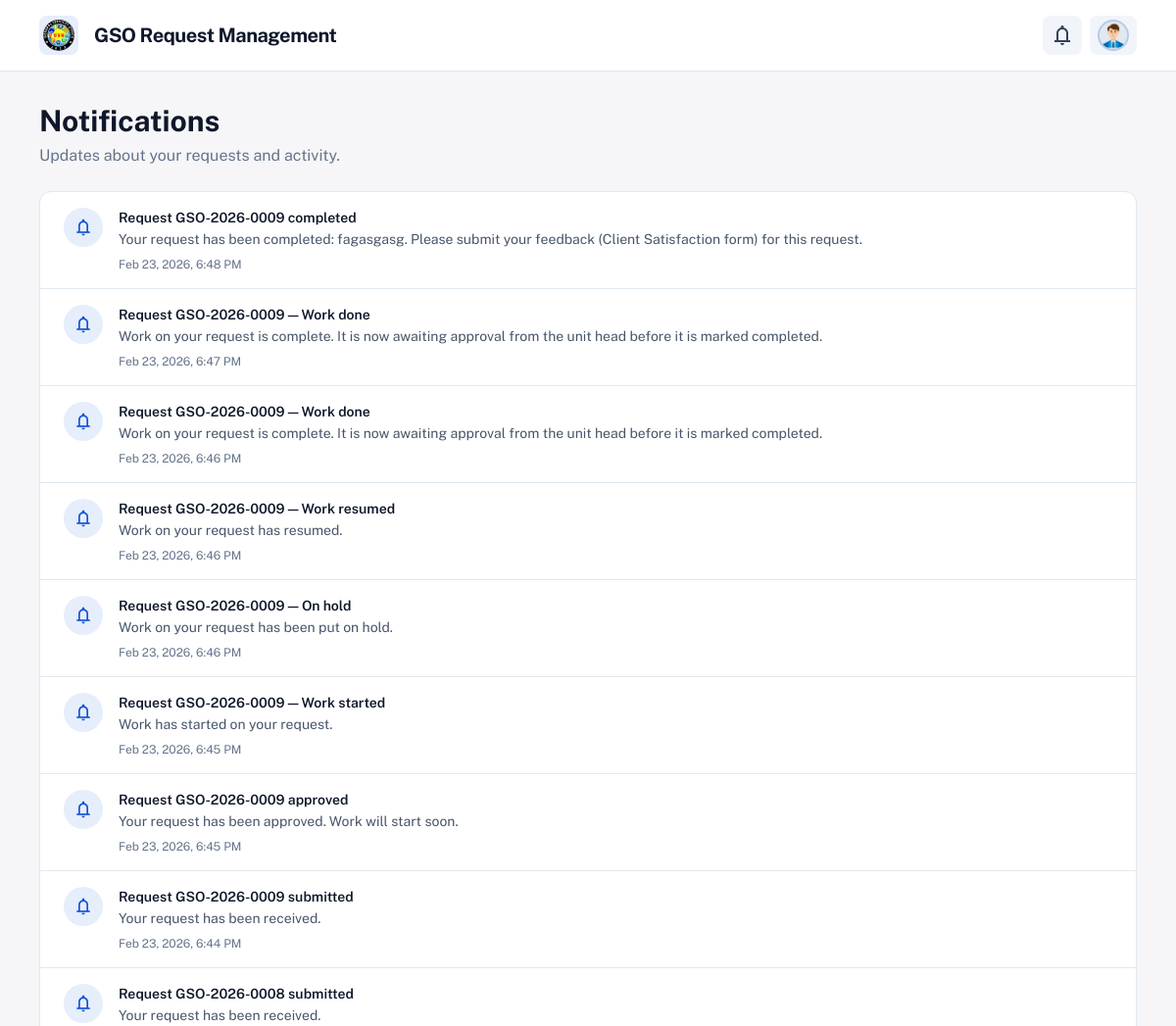
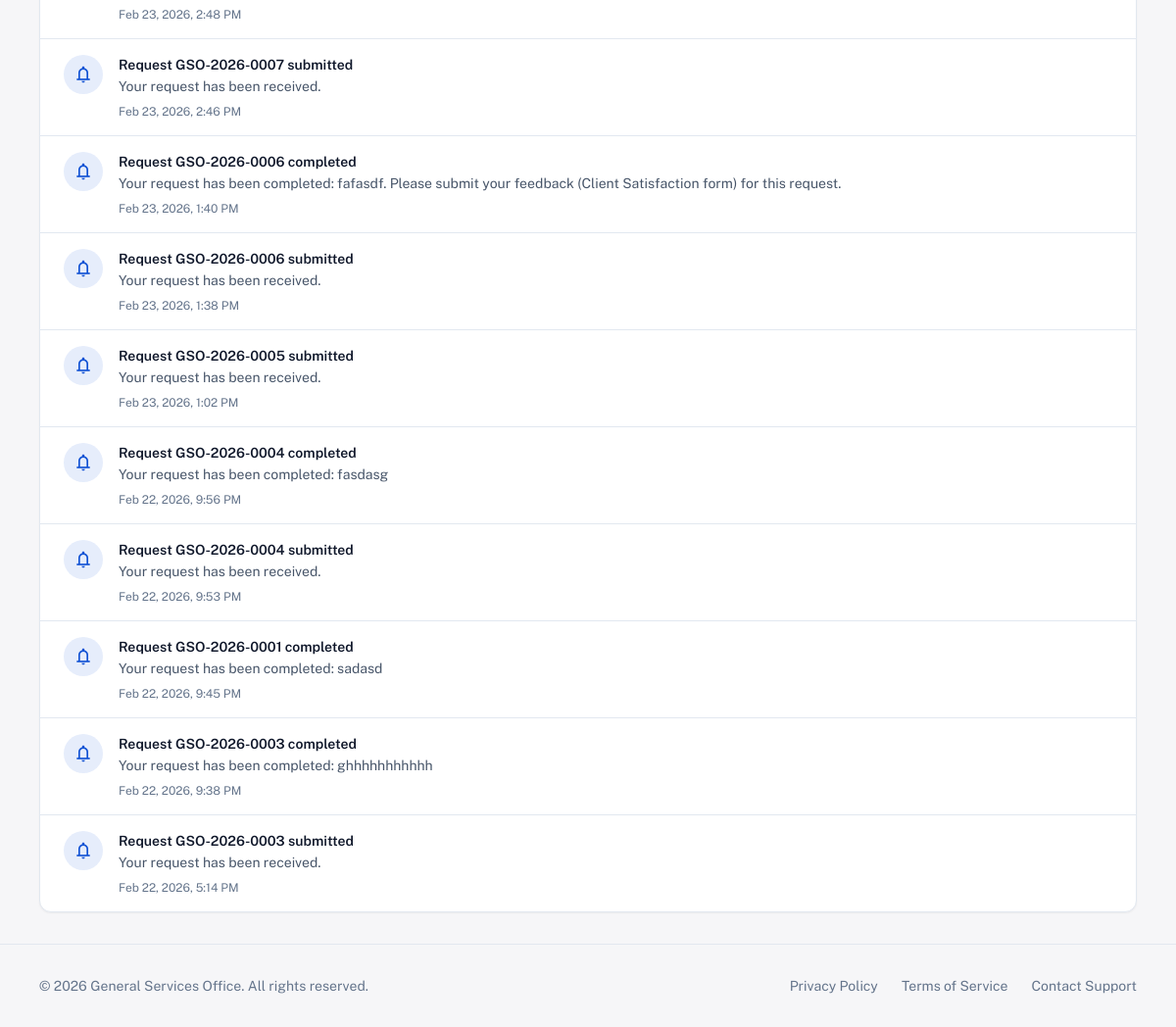
Page /accounts/requestor/notifications/ (signed in) on the committed database (2 pictures, top to bottom).
### apps/gso_accounts/models.py (models this page shows, shortened)
class User(AbstractUser):
    AVATAR_CHOICES = (
        ('man1', 'Man 1'),
        ('man2', 'Man 2'),
        ('man3', 'Man 3'),
        ('man4', 'Man 4'),
        ('man5', 'Man 5'),
        ('man6', 'Man 6'),
        ('man7', 'Man 7'),
        ('man8', 'Man 8'),
        ('man9', 'Man 9'),
        ('woman1', 'Woman 1'),
        ('woman2', 'Woman 2'),
        ('woman3', 'Woman 3'),
        ('woman4', 'Woman 4'),
        ('woman5', 'Woman 5'),
        ('woman6', 'Woman 6'),
        ('woman7', 'Woman 7'),
        ('woman8', 'Woman 8'),
    )
    class Role(models.TextChoices):
        REQUESTOR = 'REQUESTOR', 'Requestor'
        UNIT_HEAD = 'UNIT_HEAD', 'Unit Head'
        PERSONNEL = 'PERSONNEL', 'Personnel'
        GSO_OFFICE = 'GSO_OFFICE', 'GSO Office'
        DIRECTOR = 'DIRECTOR', 'Director'
    role = models.CharField(
        max_length=20,
        choices=Role.choices,
        default=Role.REQUESTOR,
    )
    unit = models.ForeignKey(
        'gso_units.Unit',
        on_delete=models.SET_NULL,
        null=True,
        blank=True,
        related_name='users',
        help_text='Unit for Unit Head / Personnel.',
    )
    avatar_code = models.CharField(
        max_length=20,
        choices=AVATAR_CHOICES,
        blank=True,
        default='man1',
        help_text='Static avatar image key (man1–man9, woman1–woman8).',
    )
    oic_for_director = models.ForeignKey(
        'self',
        on_delete=models.SET_NULL,
        null=True,
        blank=True,
        related_name='oic_users',
        help_text='Director who designated this user as Officer-in-Charge (OIC).',
    )
    class Meta:
        verbose_name = 'user'
        verbose_name_plural = 'users'
    @property
    def is_staff_role(self):
        return self.role in (
            self.Role.UNIT_HEAD,
            self.Role.PERSONNEL,
            self.Role.GSO_OFFICE,
            self.Role.DIRECTOR,
        )
    @property
    def avatar_static_path(self):
        code = self.avatar_code or 'man1'
        return f"img/avatars/{code}.png"

### apps/gso_notifications/models.py (models this page shows, shortened)
class Notification(models.Model):
    user = models.ForeignKey(
        settings.AUTH_USER_MODEL,
        on_delete=models.CASCADE,
        related_name='notifications',
    )
    title = models.CharField(max_length=255)
    message = models.TextField(blank=True)
    link = models.CharField(max_length=500, blank=True, help_text='URL to open when notification is clicked')
    read = models.BooleanField(default=False)
    created_at = models.DateTimeField(auto_now_add=True)
    class Meta:
        ordering = ['-created_at']

### apps/gso_accounts/views.py (the view)
# urls.py: path('requestor/notifications/', views.RequestorNotificationsView.as_view(), name='requestor_notifications'),
class RequestorNotificationsView(TemplateView):
    template_name = 'requestor/notifications.html'
    def dispatch(self, request, *args, **kwargs):
        if not request.user.is_authenticated:
            return redirect('gso_accounts:login')
        if hasattr(request.user, 'is_staff_role') and request.user.is_staff_role:
            return redirect('gso_accounts:staff_dashboard')
        return super().dispatch(request, *args, **kwargs)
    def get_context_data(self, **kwargs):
        context = super().get_context_data(**kwargs)
        from apps.gso_notifications.models import Notification
        context['notifications'] = Notification.objects.filter(user=self.request.user).order_by('-created_at')[:100]
        return context

### apps/gso_accounts/context_processors.py (called while the page is built)
def requestor_notifications(request):
    try:
        if not getattr(request, 'user', None) or not request.user.is_authenticated:
            return {'requestor_notifications': [], 'user_notifications': [], 'unread_notification_count': 0}
    except Exception:
        return {'requestor_notifications': [], 'user_notifications': [], 'unread_notification_count': 0}
    from apps.gso_notifications.models import Notification
    qs = list(Notification.objects.filter(user=request.user).order_by('-created_at')[:50])
    unread_count = Notification.objects.filter(user=request.user, read=False).count()
    return {
        'requestor_notifications': qs,
        'user_notifications': qs,
        'unread_notification_count': unread_count,
    }

def requestor_profile_form(request):
    try:
        if not getattr(request, 'user', None) or not request.user.is_authenticated:
            return {}
        if getattr(request.user, 'role', None) != 'REQUESTOR':
            return {}
    except Exception:
        return {}
    return {'requestor_profile_form': RequestorProfileForm(instance=request.user)}

### templates/requestor/notifications.html (shortened to what this page needs)
{% extends "layouts/base_requestor.html" %}
{% block requestor_content %}
<div class="mb-6 flex flex-col sm:flex-row sm:items-center sm:justify-between gap-4">
    <div>
        <h1 class="text-slate-900 dark:text-slate-100 text-3xl font-bold leading-tight">Notifications</h1>
        <p class="text-slate-500 dark:text-slate-400 mt-1">Updates about your requests and activity.</p>
    </div>
</div>
<div class="bg-white dark:bg-slate-900 rounded-xl border border-slate-200 dark:border-slate-800 overflow-hidden shadow-sm">
    <div class="divide-y divide-slate-200 dark:divide-slate-800">
        {% for n in notifications %}
        <a href="{% url 'gso_accounts:notification_go' n.pk %}" class="block px-6 py-4 hover:bg-slate-50 dark:hover:bg-slate-800/50 transition-colors {% if not n.read %}bg-primary/5 dark:bg-primary/10{% endif %}">
            <div class="flex gap-4">
                <div class="flex-shrink-0 size-10 rounded-full bg-primary/10 dark:bg-primary/20 flex items-center justify-center">
                    <span class="material-symbols-outlined text-primary text-xl">notifications</span>
                </div>
                <div class="min-w-0 flex-1">
                    <p class="text-sm font-semibold text-slate-900 dark:text-slate-100 {% if not n.read %}font-semibold{% endif %}">{{ n.title }}</p>
                    <p class="text-sm text-slate-600 dark:text-slate-400 mt-0.5">{{ n.message }}</p>
                    <p class="text-xs text-slate-500 dark:text-slate-500 mt-2">{{ n.created_at|date:"M j, Y, g:i A" }}</p>
                </div>
            </div>
        </a>
        {% empty %}
        <div class="px-6 py-12 text-center text-slate-500 dark:text-slate-400">
            <span class="material-symbols-outlined text-4xl mb-2">notifications_none</span>
            <p>No notifications yet.</p>
        </div>
        {% endfor %}
    </div>
</div>
{% endblock %}

### templates/layouts/base_requestor.html (shortened to what this page needs)
<!DOCTYPE html>
<html lang="en">
{% load static %}
<head>
    <script src="https://cdn.tailwindcss.com?plugins=forms,container-queries"></script>
    <script id="tailwind-config">
        tailwind.config = {
            darkMode: "class",
            theme: {
                extend: {
                    colors: {
                        "primary": "#1152d4",
                        "background-light": "#f6f6f8",
                        "background-dark": "#101622",
                    },
                    fontFamily: {
                        "display": ["Public Sans", "sans-serif"]
                    },
                    borderRadius: {
                        "DEFAULT": "0.25rem",
                        "lg": "0.5rem",
                        "xl": "0.75rem",
                        "full": "9999px"
                    },
                },
            },
        }
    </script>
</head>
<body class="bg-background-light dark:bg-background-dark text-slate-900 dark:text-slate-100 font-display transition-colors duration-200">
<div class="relative flex min-h-screen w-full flex-col overflow-x-hidden">
<div class="layout-container flex h-full grow flex-col">
<header class="flex items-center justify-between border-b border-slate-200 dark:border-slate-800 bg-white dark:bg-background-dark px-6 md:px-10 py-4 sticky top-0 z-50">
    <div class="flex items-center gap-4 text-primary">
        <div class="size-10 bg-primary/10 rounded-lg flex items-center justify-center overflow-hidden">
            <img src="{% static 'img/logo/gso_logo.png' %}" alt="GSO logo" class="w-8 h-8 object-contain">
        </div>
        <a href="{% url 'gso_accounts:requestor_dashboard' %}" class="text-slate-900 dark:text-slate-100 text-xl font-bold leading-tight tracking-tight hover:opacity-90">GSO Request Management</a>
    </div>
    <div class="flex flex-1 justify-end gap-4 items-center">
        <div class="flex gap-2 items-center">
            <div class="relative" id="notif-dropdown-wrap">
                <button type="button" id="notif-dropdown-btn" class="relative flex items-center justify-center rounded-lg h-10 w-10 bg-slate-100 dark:bg-slate-800 text-slate-700 dark:text-slate-300 hover:bg-primary/10 hover:text-primary transition-colors" aria-label="Notifications" aria-expanded="false" aria-haspopup="true">
                    <span class="material-symbols-outlined">notifications</span>
                </button>
            </div>
            <div class="relative" id="profile-dropdown-wrap">
                <button type="button" id="profile-dropdown-btn" class="flex items-center gap-2 rounded-lg h-10 pl-2 pr-2 bg-slate-100 dark:bg-slate-800 text-slate-700 dark:text-slate-300 hover:bg-primary/10 hover:text-primary transition-colors focus:outline-none focus:ring-2 focus:ring-primary/30" aria-expanded="false" aria-haspopup="true" aria-label="Profile menu">
                    <div class="bg-slate-200 dark:bg-slate-700 rounded-full size-8 overflow-hidden border-2 border-primary/20 flex items-center justify-center">
                        <img src="{% static request.user.avatar_static_path %}" alt="Profile avatar" class="w-full h-full object-cover"/>
                    </div>
                </button>
            </div>
        </div>
    </div>
</header>
<main class="flex-1 flex justify-center py-8">
    <div class="layout-content-container flex flex-col max-w-7xl w-full px-6 md:px-10">
    {% block requestor_content %}{% endblock %}
    </div>
</main>
<footer class="mt-auto py-8 border-t border-slate-200 dark:border-slate-800 px-6 md:px-10">
    <div class="max-w-7xl mx-auto flex flex-col md:flex-row justify-between items-center gap-4">
        <p class="text-slate-500 dark:text-slate-400 text-sm">© {% now "Y" %} General Services Office. All rights reserved.</p>
        <div class="flex gap-6 text-sm text-slate-500 dark:text-slate-400">
            <a class="hover:text-primary transition-colors" href="#">Privacy Policy</a>
            <a class="hover:text-primary transition-colors" href="#">Terms of Service</a>
            <a class="hover:text-primary transition-colors" href="#">Contact Support</a>
        </div>
    </div>
</footer>
</div>
</div>
</body>
</html>

### templates/layouts/base_requestor.html (style rules this page uses)
body { font-family: 'Public Sans', sans-serif; }
.material-symbols-outlined { font-variation-settings: 'FILL' 0, 'wght' 400, 'GRAD' 0, 'opsz' 24; }

### rows in the picture
User: avatar_code (picture)
Notification: title "Request GSO-2026-0009 completed", message "Your request has been completed: fagasgasg. Please submit your feedback (Client Satisfaction form) for this request.", created_at "Feb 23, 2026, 6:48 PM"
Notification: title "Request GSO-2026-0009 — Work done", message "Work on your request is complete. It is now awaiting approval from the unit head before it is marked completed.", created_at "Feb 23, 2026, 6:47 PM"
Notification: title "Request GSO-2026-0009 — Work done", message "Work on your request is complete. It is now awaiting approval from the unit head before it is marked completed.", created_at "Feb 23, 2026, 6:46 PM"
Notification: title "Request GSO-2026-0009 — Work resumed", message "Work on your request has resumed.", created_at "Feb 23, 2026, 6:46 PM"
Notification: title "Request GSO-2026-0009 — On hold", message "Work on your request has been put on hold.", created_at "Feb 23, 2026, 6:46 PM"
Notification: title "Request GSO-2026-0009 — Work started", message "Work has started on your request.", created_at "Feb 23, 2026, 6:45 PM"
Notification: title "Request GSO-2026-0009 approved", message "Your request has been approved. Work will start soon.", created_at "Feb 23, 2026, 6:45 PM"
Notification: title "Request GSO-2026-0009 submitted", message "Your request has been received.", created_at "Feb 23, 2026, 6:44 PM"
Notification: title "Request GSO-2026-0008 submitted", message "Your request has been received.", created_at "Feb 23, 2026, 2:48 PM"
Notification: title "Request GSO-2026-0007 submitted", message "Your request has been received.", created_at "Feb 23, 2026, 2:46 PM"
Notification: title "Request GSO-2026-0006 completed", message "Your request has been completed: fafasdf. Please submit your feedback (Client Satisfaction form) for this request.", created_at "Feb 23, 2026, 1:40 PM"
Notification: title "Request GSO-2026-0006 submitted", message "Your request has been received.", created_at "Feb 23, 2026, 1:38 PM"
Notification: title "Request GSO-2026-0005 submitted", message "Your request has been received.", created_at "Feb 23, 2026, 1:02 PM"
Notification: title "Request GSO-2026-0004 completed", message "Your request has been completed: fasdasg", created_at "Feb 22, 2026, 9:56 PM"
Notification: title "Request GSO-2026-0004 submitted", message "Your request has been received.", created_at "Feb 22, 2026, 9:53 PM"
Notification: title "Request GSO-2026-0001 completed", message "Your request has been completed: sadasd", created_at "Feb 22, 2026, 9:45 PM"
Notification: title "Request GSO-2026-0003 completed", message "Your request has been completed: ghhhhhhhhhhh", created_at "Feb 22, 2026, 9:38 PM"
Notification: title "Request GSO-2026-0003 submitted", message "Your request has been received.", created_at "Feb 22, 2026, 5:14 PM"
